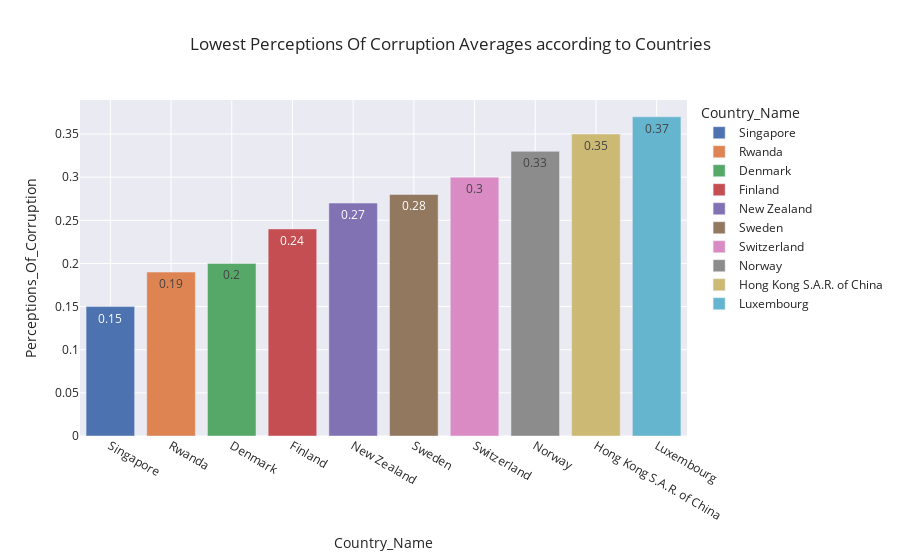

Write notebook code for a chart like this one.
### Code cell
df_corrup= World_happiness_avg[["Country_Name", "Perceptions_Of_Corruption"]]
df_corrup= df_corrup.set_index("Country_Name").sort_values(by='Perceptions_Of_Corruption', ascending=True).round(2).head(10)
fig = px.bar(df_corrup, x = df_corrup.index, y = 'Perceptions_Of_Corruption',
            title = 'Lowest Perceptions Of Corruption Averages according to Countries', template = 'seaborn', color= df_corrup.index ,text = 'Perceptions_Of_Corruption')
fig.show()

### Figure 1 — Plotly figure (JSON) as saved in the notebook; plotly's stock layout.template omitted (floating-point values rounded to 4 significant figures)
{"data": [{"alignmentgroup": "True", "hovertemplate": "Country_Name=%{x}<br>Perceptions_Of_Corruption=%{text}<extra></extra>", "legendgroup": "Singapore", "marker": {"color": "rgb(76,114,176)", "pattern": {"shape": ""}}, "name": "Singapore", "offsetgroup": "Singapore", "orientation": "v", "showlegend": true, "text": [0.15], "textposition": "auto", "type": "bar", "x": ["Singapore"], "xaxis": "x", "y": [0.15], "yaxis": "y"}, {"alignmentgroup": "True", "hovertemplate": "Country_Name=%{x}<br>Perceptions_Of_Corruption=%{text}<extra></extra>", "legendgroup": "Rwanda", "marker": {"color": "rgb(221,132,82)", "pattern": {"shape": ""}}, "name": "Rwanda", "offsetgroup": "Rwanda", "orientation": "v", "showlegend": true, "text": [0.19], "textposition": "auto", "type": "bar", "x": ["Rwanda"], "xaxis": "x", "y": [0.19], "yaxis": "y"}, {"alignmentgroup": "True", "hovertemplate": "Country_Name=%{x}<br>Perceptions_Of_Corruption=%{text}<extra></extra>", "legendgroup": "Denmark", "marker": {"color": "rgb(85,168,104)", "pattern": {"shape": ""}}, "name": "Denmark", "offsetgroup": "Denmark", "orientation": "v", "showlegend": true, "text": [0.2], "textposition": "auto", "type": "bar", "x": ["Denmark"], "xaxis": "x", "y": [0.2], "yaxis": "y"}, {"alignmentgroup": "True", "hovertemplate": "Country_Name=%{x}<br>Perceptions_Of_Corruption=%{text}<extra></extra>", "legendgroup": "Finland", "marker": {"color": "rgb(196,78,82)", "pattern": {"shape": ""}}, "name": "Finland", "offsetgroup": "Finland", "orientation": "v", "showlegend": true, "text": [0.24], "textposition": "auto", "type": "bar", "x": ["Finland"], "xaxis": "x", "y": [0.24], "yaxis": "y"}, {"alignmentgroup": "True", "hovertemplate": "Country_Name=%{x}<br>Perceptions_Of_Corruption=%{text}<extra></extra>", "legendgroup": "New Zealand", "marker": {"color": "rgb(129,114,179)", "pattern": {"shape": ""}}, "name": "New Zealand", "offsetgroup": "New Zealand", "orientation": "v", "showlegend": true, "text": [0.27], "textposition": "auto", "type": "bar", "x": ["New Zealand"], "xaxis": "x", "y": [0.27], "yaxis": "y"}, {"alignmentgroup": "True", "hovertemplate": "Country_Name=%{x}<br>Perceptions_Of_Corruption=%{text}<extra></extra>", "legendgroup": "Sweden", "marker": {"color": "rgb(147,120,96)", "pattern": {"shape": ""}}, "name": "Sweden", "offsetgroup": "Sweden", "orientation": "v", "showlegend": true, "text": [0.28], "textposition": "auto", "type": "bar", "x": ["Sweden"], "xaxis": "x", "y": [0.28], "yaxis": "y"}, {"alignmentgroup": "True", "hovertemplate": "Country_Name=%{x}<br>Perceptions_Of_Corruption=%{text}<extra></extra>", "legendgroup": "Switzerland", "marker": {"color": "rgb(218,139,195)", "pattern": {"shape": ""}}, "name": "Switzerland", "offsetgroup": "Switzerland", "orientation": "v", "showlegend": true, "text": [0.3], "textposition": "auto", "type": "bar", "x": ["Switzerland"], "xaxis": "x", "y": [0.3], "yaxis": "y"}, {"alignmentgroup": "True", "hovertemplate": "Country_Name=%{x}<br>Perceptions_Of_Corruption=%{text}<extra></extra>", "legendgroup": "Norway", "marker": {"color": "rgb(140,140,140)", "pattern": {"shape": ""}}, "name": "Norway", "offsetgroup": "Norway", "orientation": "v", "showlegend": true, "text": [0.33], "textposition": "auto", "type": "bar", "x": ["Norway"], "xaxis": "x", "y": [0.33], "yaxis": "y"}, {"alignmentgroup": "True", "hovertemplate": "Country_Name=%{x}<br>Perceptions_Of_Corruption=%{text}<extra></extra>", "legendgroup": "Hong Kong S.A.R. of China", "marker": {"color": "rgb(204,185,116)", "pattern": {"shape": ""}}, "name": "Hong Kong S.A.R. of China", "offsetgroup": "Hong Kong S.A.R. of China", "orientation": "v", "showlegend": true, "text": [0.35], "textposition": "auto", "type": "bar", "x": ["Hong Kong S.A.R. of China"], "xaxis": "x", "y": [0.35], "yaxis": "y"}, {"alignmentgroup": "True", "hovertemplate": "Country_Name=%{x}<br>Perceptions_Of_Corruption=%{text}<extra></extra>", "legendgroup": "Luxembourg", "marker": {"color": "rgb(100,181,205)", "pattern": {"shape": ""}}, "name": "Luxembourg", "offsetgroup": "Luxembourg", "orientation": "v", "showlegend": true, "text": [0.37], "textposition": "auto", "type": "bar", "x": ["Luxembourg"], "xaxis": "x", "y": [0.37], "yaxis": "y"}], "layout": {"barmode": "relative", "legend": {"title": {"text": "Country_Name"}, "tracegroupgap": 0}, "title": {"text": "Lowest Perceptions Of Corruption Averages according to Countries"}, "xaxis": {"anchor": "y", "categoryarray": ["Singapore", "Rwanda", "Denmark", "Finland", "New Zealand", "Sweden", "Switzerland", "Norway", "Hong Kong S.A.R. of China", "Luxembourg"], "categoryorder": "array", "domain": [0, 1], "title": {"text": "Country_Name"}}, "yaxis": {"anchor": "x", "domain": [0, 1], "title": {"text": "Perceptions_Of_Corruption"}}}}
